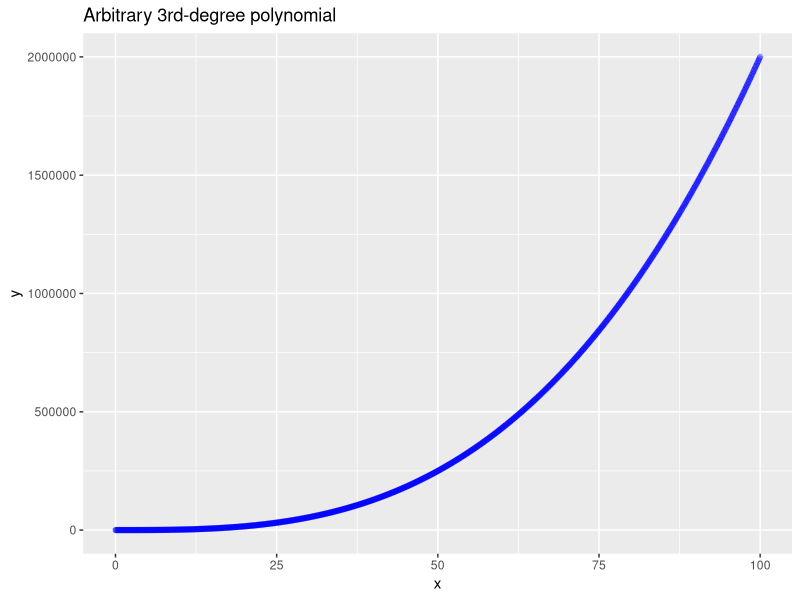
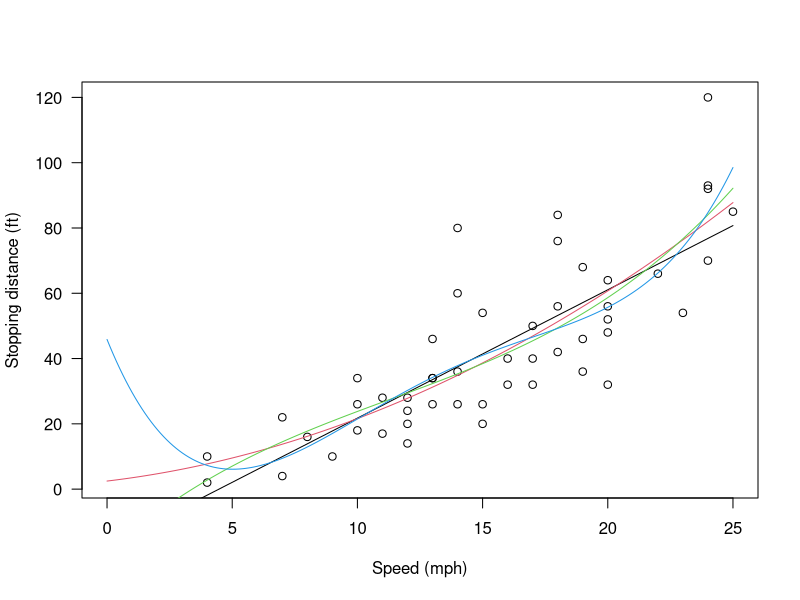
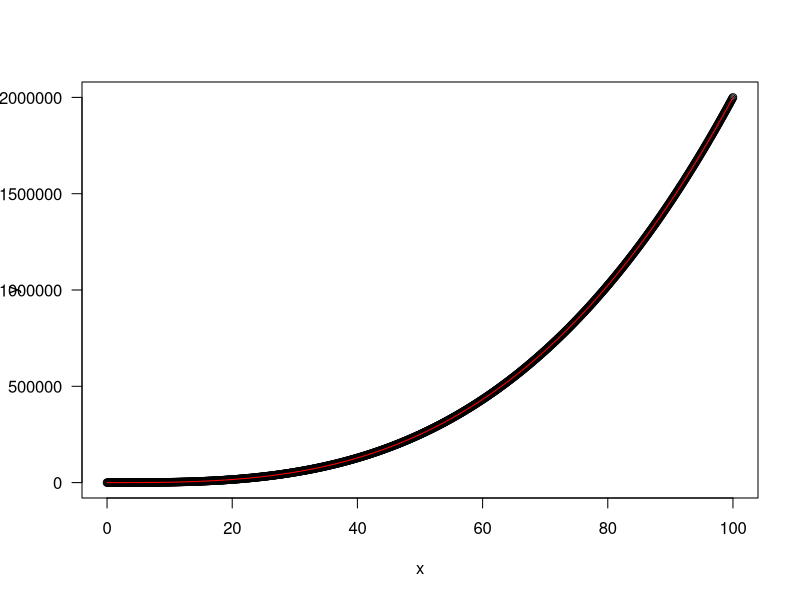
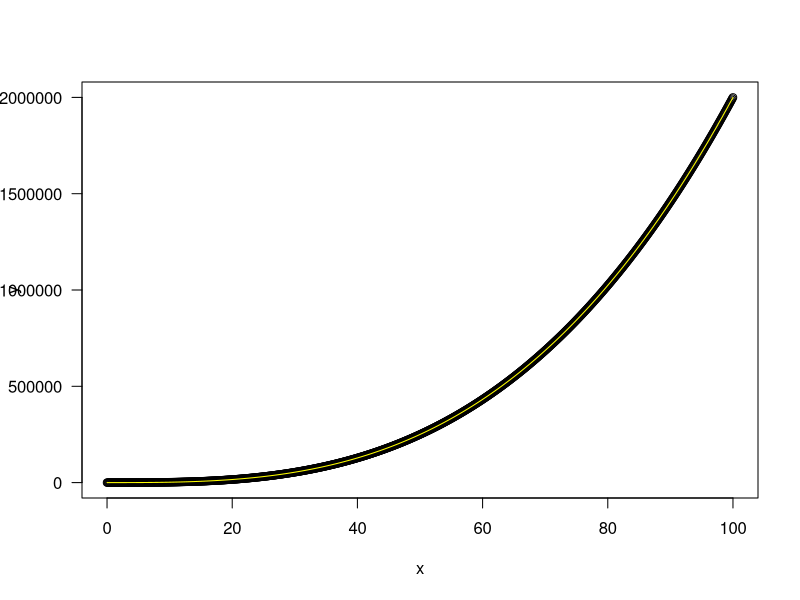

The R script that drew these images, in order:
## ---- chunk 1
library(ggplot2)
library(dplyr)
## ---- chunk 2
a <- 2
b <- 0
c <- 0
d <- 6
x <- seq(0,100,0.1)
y <- a*x^3 + b*x^2 + c*x + d
df_arbitrary <- bind_cols(x=x, y=y)
sample_plot <- ggplot(df_arbitrary, aes(x=x, y=y)) + geom_point(alpha=0.3, color = "blue") + ggtitle("Arbitrary 3rd-degree polynomial")
sample_plot
## ---- chunk 3
## An example of polynomial regression
plot(cars, xlab = "Speed (mph)", ylab = "Stopping distance (ft)",
    las = 1, xlim = c(0, 25))

# generate x values for fit lines
d_speed <- seq(0, 25, length.out = 200) 

# fit different degree polynomials
for(degree in 1:4) {
  fm <- lm(dist ~ poly(speed, degree, raw=TRUE), data = cars)
  # create variable to hold results
  assign(paste("cars", degree, sep = "."), fm) 
  lines(d_speed, predict(fm, data.frame(speed = d_speed)), col = degree)
}
anova(cars.1, cars.2, cars.3, cars.4)
## ---- chunk 4

## Try to fit without specifying coefficients

plot(df_arbitrary, xlab = "x", ylab = "y",
    las = 1)

mypoly <- poly(x, 3, raw = TRUE)
fit_open <- lm(y ~ mypoly, data = df_arbitrary)

# add the fit line to the plot and print the summary
lines(x, predict(fit_open, data.frame(x = x)), col = "red")
summary(fit_open)
## ---- chunk 5
plot(df_arbitrary, xlab = "x", ylab = "y",
    las = 1)
fit_spec <- lm(y ~ I(x^3), data = df_arbitrary)
lines(x, predict(fit_spec, data.frame(x = x)), col = "yellow")
summary(fit_spec)
